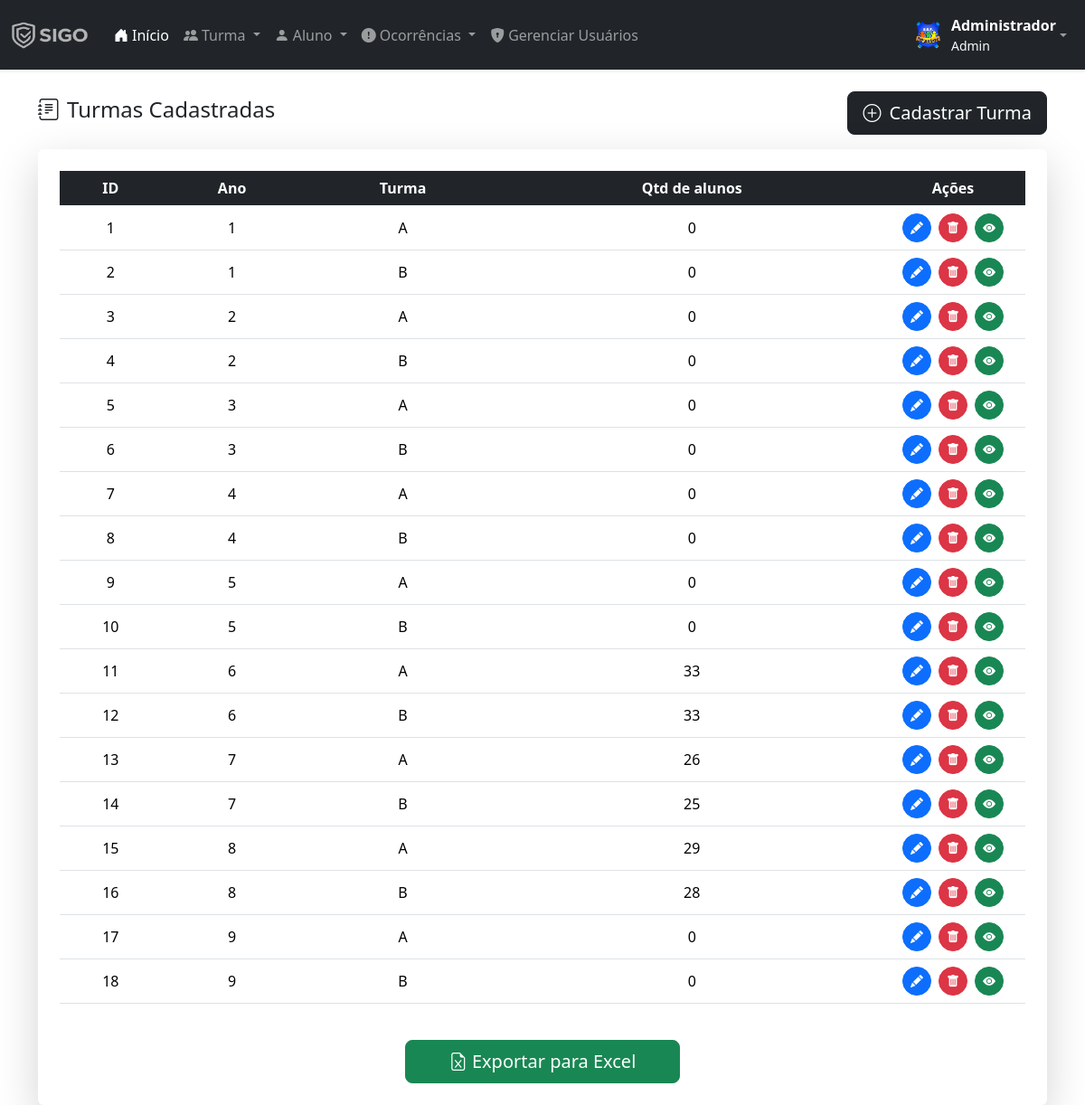
Screenshot of /listar-turmas.php (signed in) with the database file from the repository.
### tables this page shows
CREATE TABLE `turma` (
  `id` int(11) NOT NULL,
  `ano` int(11) NOT NULL,
  `turma` varchar(10) NOT NULL
);

### listar-turmas.php (the view, shortened to what this page needs)
<?php
require('includes/conexao.php');
include('layout/head.php');
include('layout/menu.php');
$sql = "
    SELECT t.*,
           COUNT(a.id) AS total_alunos
    FROM turma t
    LEFT JOIN alunos a ON a.turma = t.id
    GROUP BY t.id
    ORDER BY t.ano ASC, t.turma ASC
";
?>
<div class="container mt-4">
    <div class="d-flex justify-content-between align-items-center mb-3">
        <h4><i class="bi bi-journal-text me-2"></i>Turmas Cadastradas</h4>
        <a href="cadastrar-turma.php" class="btn btn-dark btn-lg">
            <i class="bi bi-plus-circle me-1"></i> Cadastrar Turma
        </a>
    </div>
    <div class="card shadow-lg border-0">
        <div class="card-body p-4">
            <div class="table-responsive">
                <table class="table table-hover align-middle text-center">
                    <thead class="table-dark">
                        <tr>
                            <th>ID</th>
                            <th>Ano</th>
                            <th>Turma</th>
                            <th>Qtd de alunos</th>
                            <th style="width: 160px;">Ações</th>
                        </tr>
                    </thead>
                    <tbody>
                        <?php
                        $result = mysqli_query($conn, $sql);
                        while($turma = mysqli_fetch_assoc($result)):
                            $id = $turma['id'];
                            $ano = $turma['ano'];
                            $nomeTurma = $turma['turma'];
                            $urlEditar = "editar-turma.php?id=$id";
                            $urlDeletar = "acoes/deletar-turma.php?id=$id";
                            $urlVer = "turma.php?id=$id&ano=$ano&turma=$nomeTurma";
                        ?>
                        <tr>
                            <td><?= $id ?></td>
                            <td><?= $ano ?></td>
                            <td><?= $nomeTurma ?></td>
                            <td><?= $turma['total_alunos'] ?></td>
                            <td>
                                <div class="d-flex justify-content-center gap-2">
                                    <a href="<?= $urlEditar ?>" class="btn btn-primary btn-sm rounded-circle p-2" title="Editar">
                                        <i class="bi bi-pencil-fill"></i>
                                    </a>
                                    <a href="<?= $urlDeletar ?>"
                                       onclick="return confirm('Deseja realmente deletar esta turma?');"
                                       class="btn btn-danger btn-sm rounded-circle p-2" title="Deletar">
                                        <i class="bi bi-trash-fill"></i>
                                    </a>
                                    <a href="<?= $urlVer ?>" class="btn btn-success btn-sm rounded-circle p-2" title="Ver Alunos">
                                        <i class="bi bi-eye-fill"></i>
                                    </a>
                                </div>
                            </td>
                        </tr>
                        <?php endwhile; ?>
                    </tbody>
                </table>
            </div>
            <div class="text-center mt-4">
                <button id="btnExport" class="btn btn-success btn-lg px-5">
                    <i class="bi bi-file-earmark-excel"></i> Exportar para Excel
                </button>
            </div>
        </div>
    </div>
</div>

### rows the page displays
turma: id "1", ano "1", turma "A", total_alunos "0"
turma: id "2", ano "1", turma "B", total_alunos "0"
turma: id "3", ano "2", turma "A", total_alunos "0"
turma: id "4", ano "2", turma "B", total_alunos "0"
turma: id "5", ano "3", turma "A", total_alunos "0"
turma: id "6", ano "3", turma "B", total_alunos "0"
turma: id "7", ano "4", turma "A", total_alunos "0"
turma: id "8", ano "4", turma "B", total_alunos "0"
turma: id "9", ano "5", turma "A", total_alunos "0"
turma: id "10", ano "5", turma "B", total_alunos "0"
turma: id "11", ano "6", turma "A", total_alunos "33"
turma: id "12", ano "6", turma "B", total_alunos "33"
turma: id "13", ano "7", turma "A", total_alunos "26"
turma: id "14", ano "7", turma "B", total_alunos "25"
turma: id "15", ano "8", turma "A", total_alunos "29"
turma: id "16", ano "8", turma "B", total_alunos "28"
turma: id "17", ano "9", turma "A", total_alunos "0"
turma: id "18", ano "9", turma "B", total_alunos "0"

### other values shown
$usuarioNome "Administrador"
$usuarioNivel "Admin"
